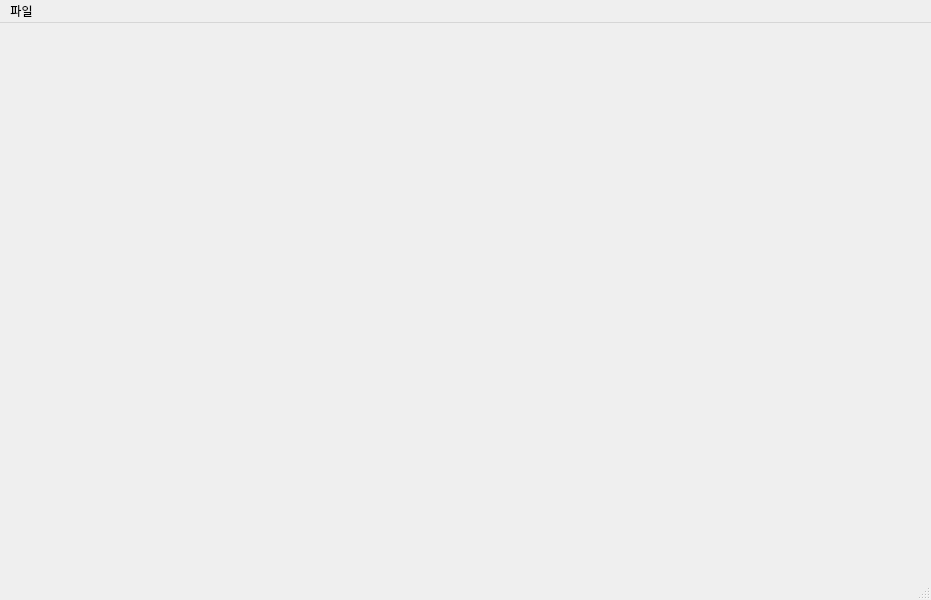
<?xml version="1.0" encoding="UTF-8"?>
<ui version="4.0">
 <class>MainWindow</class>
 <widget class="QMainWindow" name="MainWindow">
  <property name="geometry">
   <rect>
    <x>0</x>
    <y>0</y>
    <width>931</width>
    <height>600</height>
   </rect>
  </property>
  <property name="windowTitle">
   <string>MainWindow</string>
  </property>
  <widget class="QWidget" name="centralwidget">
   <layout class="QHBoxLayout" name="horizontalLayout">
    <item>
     <widget class="SketchPaper" name="sketch_paper" native="true"/>
    </item>
    <item>
     <widget class="SketchPaperSetter" name="sketch_paper_setter" native="true"/>
    </item>
   </layout>
  </widget>
  <widget class="QMenuBar" name="menubar">
   <property name="geometry">
    <rect>
     <x>0</x>
     <y>0</y>
     <width>931</width>
     <height>22</height>
    </rect>
   </property>
   <widget class="QMenu" name="menu">
    <property name="title">
     <string>파일</string>
    </property>
    <addaction name="action_save"/>
    <addaction name="separator"/>
    <addaction name="action_showme"/>
    <addaction name="separator"/>
    <addaction name="action_exit"/>
   </widget>
   <addaction name="menu"/>
  </widget>
  <widget class="QStatusBar" name="statusbar"/>
  <action name="action_save">
   <property name="text">
    <string>저장</string>
   </property>
  </action>
  <action name="action_showme">
   <property name="text">
    <string>제출자</string>
   </property>
  </action>
  <action name="action_exit">
   <property name="text">
    <string>종료</string>
   </property>
  </action>
 </widget>
 <customwidgets>
  <customwidget>
   <class>SketchPaper</class>
   <extends>QWidget</extends>
   <header>sketch_paper.h</header>
   <container>1</container>
  </customwidget>
  <customwidget>
   <class>SketchPaperSetter</class>
   <extends>QWidget</extends>
   <header>sketch_paper_setter.h</header>
   <container>1</container>
  </customwidget>
 </customwidgets>
 <resources/>
 <connections/>
</ui>
